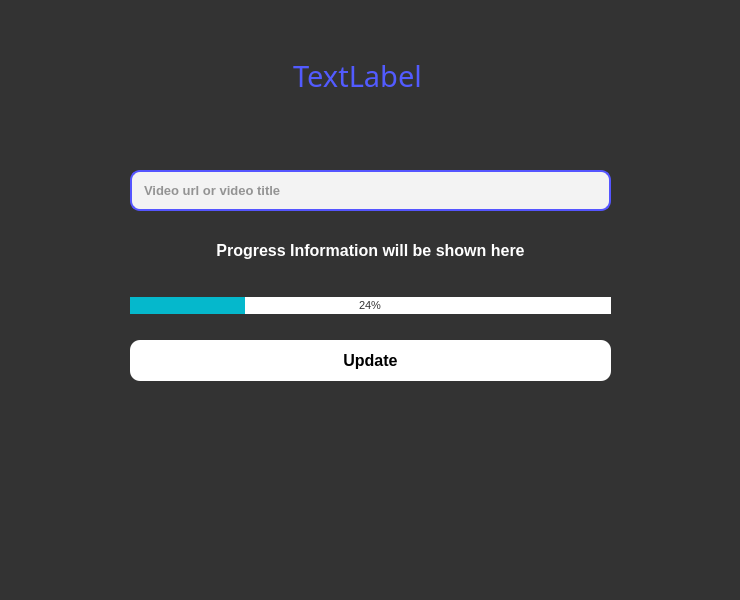
<?xml version="1.0" encoding="UTF-8"?>
<ui version="4.0">
 <class>MainWindow</class>
 <widget class="QMainWindow" name="MainWindow">
  <property name="geometry">
   <rect>
    <x>0</x>
    <y>0</y>
    <width>740</width>
    <height>600</height>
   </rect>
  </property>
  <property name="font">
   <font>
    <family>Nirmala UI</family>
    <pointsize>5</pointsize>
   </font>
  </property>
  <property name="windowTitle">
   <string>Update Library</string>
  </property>
  <property name="windowIcon">
   <iconset>
    <normaloff>D:/Pictures/Rather Pics/My Logos/Normal and BGless.png</normaloff>D:/Pictures/Rather Pics/My Logos/Normal and BGless.png</iconset>
  </property>
  <property name="styleSheet">
   <string notr="true">background: #333;</string>
  </property>
  <widget class="QWidget" name="centralwidget">
   <widget class="QLabel" name="label">
    <property name="geometry">
     <rect>
      <x>0</x>
      <y>0</y>
      <width>715</width>
      <height>151</height>
     </rect>
    </property>
    <property name="font">
     <font>
      <family>Origin Tech Demo</family>
      <pointsize>22</pointsize>
     </font>
    </property>
    <property name="styleSheet">
     <string notr="true">color: rgb(82, 91, 255);</string>
    </property>
    <property name="text">
     <string>TextLabel</string>
    </property>
    <property name="alignment">
     <set>Qt::AlignCenter</set>
    </property>
   </widget>
   <widget class="QLineEdit" name="lineEdit">
    <property name="geometry">
     <rect>
      <x>130</x>
      <y>170</y>
      <width>481</width>
      <height>41</height>
     </rect>
    </property>
    <property name="font">
     <font>
      <family>Nirmala UI</family>
      <pointsize>10</pointsize>
      <weight>75</weight>
      <bold>true</bold>
      <strikeout>false</strikeout>
     </font>
    </property>
    <property name="styleSheet">
     <string notr="true">QLineEdit{
background: #f3f3f3;
color: #333;
border: 2px solid rgb(85, 85, 255);
border-radius: 10px;
padding:10px;
}</string>
    </property>
    <property name="placeholderText">
     <string>Video url or video title</string>
    </property>
   </widget>
   <widget class="QProgressBar" name="progressBar">
    <property name="geometry">
     <rect>
      <x>130</x>
      <y>297</y>
      <width>481</width>
      <height>17</height>
     </rect>
    </property>
    <property name="font">
     <font>
      <pointsize>8</pointsize>
     </font>
    </property>
    <property name="styleSheet">
     <string notr="true">QProgressBar
{
border-radius: 10px;
background: white;
color: #333;
}
QProgressBar::chunk 
{
background-color: #05B8CC;
border-radius :10px;
}      </string>
    </property>
    <property name="value">
     <number>24</number>
    </property>
    <property name="alignment">
     <set>Qt::AlignCenter</set>
    </property>
   </widget>
   <widget class="QLabel" name="label_2">
    <property name="geometry">
     <rect>
      <x>130</x>
      <y>220</y>
      <width>481</width>
      <height>61</height>
     </rect>
    </property>
    <property name="font">
     <font>
      <family>Nirmala UI</family>
      <pointsize>12</pointsize>
      <weight>75</weight>
      <bold>true</bold>
     </font>
    </property>
    <property name="styleSheet">
     <string notr="true">padding: 10px;
color: white;
border-radius: 10px;</string>
    </property>
    <property name="text">
     <string>Progress Information will be shown here</string>
    </property>
    <property name="alignment">
     <set>Qt::AlignCenter</set>
    </property>
   </widget>
   <widget class="QPushButton" name="pushButton">
    <property name="geometry">
     <rect>
      <x>130</x>
      <y>340</y>
      <width>481</width>
      <height>41</height>
     </rect>
    </property>
    <property name="font">
     <font>
      <family>Nirmala UI</family>
      <pointsize>12</pointsize>
      <weight>75</weight>
      <bold>true</bold>
     </font>
    </property>
    <property name="styleSheet">
     <string notr="true">background: white;
color: black;
border-radius: 10px;</string>
    </property>
    <property name="text">
     <string>Update</string>
    </property>
   </widget>
  </widget>
  <widget class="QStatusBar" name="statusbar"/>
 </widget>
 <resources/>
 <connections/>
</ui>
